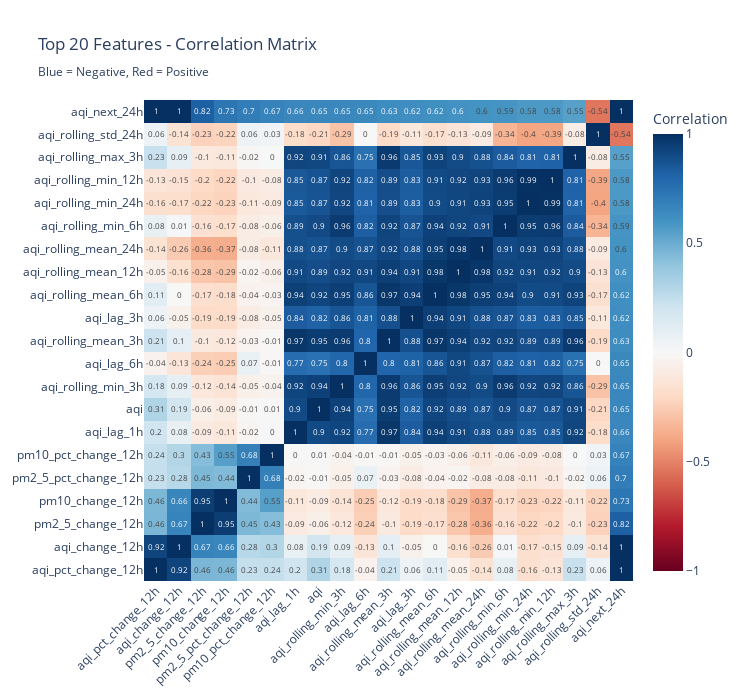

Here is the notebook cell this chart was saved with:
### Code cell
# Visualize feature importance
if correlations is not None and len(correlations) > 1:
    # Get top features (skip target itself)
    top_features = correlations.head(21).index.tolist()  # Get 21 to ensure we have 20 after removing target
    if 'aqi_next_24h' in top_features:
        top_features.remove('aqi_next_24h')
    top_features = top_features[:20]  # Keep top 20
    top_features.append('aqi_next_24h')  # Add target back at end
    
    # Create correlation matrix for top features
    corr_matrix = df[top_features].corr()
    
    fig = go.Figure(data=go.Heatmap(
        z=corr_matrix.values,
        x=corr_matrix.columns,
        y=corr_matrix.columns,
        colorscale='RdBu',
        zmid=0,
        text=corr_matrix.values.round(2),
        texttemplate='%{text}',
        textfont={"size": 8},
        colorbar=dict(title="Correlation")
    ))
    
    fig.update_layout(
        title='Top 20 Features - Correlation Matrix<br><sub>Blue = Negative, Red = Positive</sub>',
        height=700,
        width=750,
        xaxis_tickangle=-45
    )
    
    fig.show()
    
    print("\n💡 Key insights:")
    print("   • Features strongly correlated with target are most predictive")
    print("   • Lag features (past AQI values) usually have strongest correlation")
    print("   • Rolling means capture trends well")
    print("   • Look for dark red/blue cells in the bottom row (correlation with target)")
else:
    print("⚠️  Not enough numeric features for correlation visualization")

### Figure 1 — Plotly figure (JSON) as saved in the notebook; plotly's stock layout.template omitted (floating-point values rounded to 4 significant figures; data arrays with more than 128 entries replaced by an {"elided": "..."} marker saying what was removed)
{"data": [{"colorbar": {"title": {"text": "Correlation"}}, "colorscale": [[0, "rgb(103,0,31)"], [0.1, "rgb(178,24,43)"], [0.2, "rgb(214,96,77)"], [0.3, "rgb(244,165,130)"], [0.4, "rgb(253,219,199)"], [0.5, "rgb(247,247,247)"], [0.6, "rgb(209,229,240)"], [0.7, "rgb(146,197,222)"], [0.8, "rgb(67,147,195)"], [0.9, "rgb(33,102,172)"], [1, "rgb(5,48,97)"]], "text": {"elided": "21x21 float values"}, "textfont": {"size": 8}, "texttemplate": "%{text}", "type": "heatmap", "x": ["aqi_pct_change_12h", "aqi_change_12h", "pm2_5_change_12h", "pm10_change_12h", "pm2_5_pct_change_12h", "pm10_pct_change_12h", "aqi_lag_1h", "aqi", "aqi_rolling_min_3h", "aqi_lag_6h", "aqi_rolling_mean_3h", "aqi_lag_3h", "aqi_rolling_mean_6h", "aqi_rolling_mean_12h", "aqi_rolling_mean_24h", "aqi_rolling_min_6h", "aqi_rolling_min_24h", "aqi_rolling_min_12h", "aqi_rolling_max_3h", "aqi_rolling_std_24h", "aqi_next_24h"], "y": ["aqi_pct_change_12h", "aqi_change_12h", "pm2_5_change_12h", "pm10_change_12h", "pm2_5_pct_change_12h", "pm10_pct_change_12h", "aqi_lag_1h", "aqi", "aqi_rolling_min_3h", "aqi_lag_6h", "aqi_rolling_mean_3h", "aqi_lag_3h", "aqi_rolling_mean_6h", "aqi_rolling_mean_12h", "aqi_rolling_mean_24h", "aqi_rolling_min_6h", "aqi_rolling_min_24h", "aqi_rolling_min_12h", "aqi_rolling_max_3h", "aqi_rolling_std_24h", "aqi_next_24h"], "z": {"elided": "21x21 float values"}, "zmid": 0}], "layout": {"height": 700, "title": {"text": "Top 20 Features - Correlation Matrix<br><sub>Blue = Negative, Red = Positive</sub>"}, "width": 750, "xaxis": {"tickangle": -45}}}
